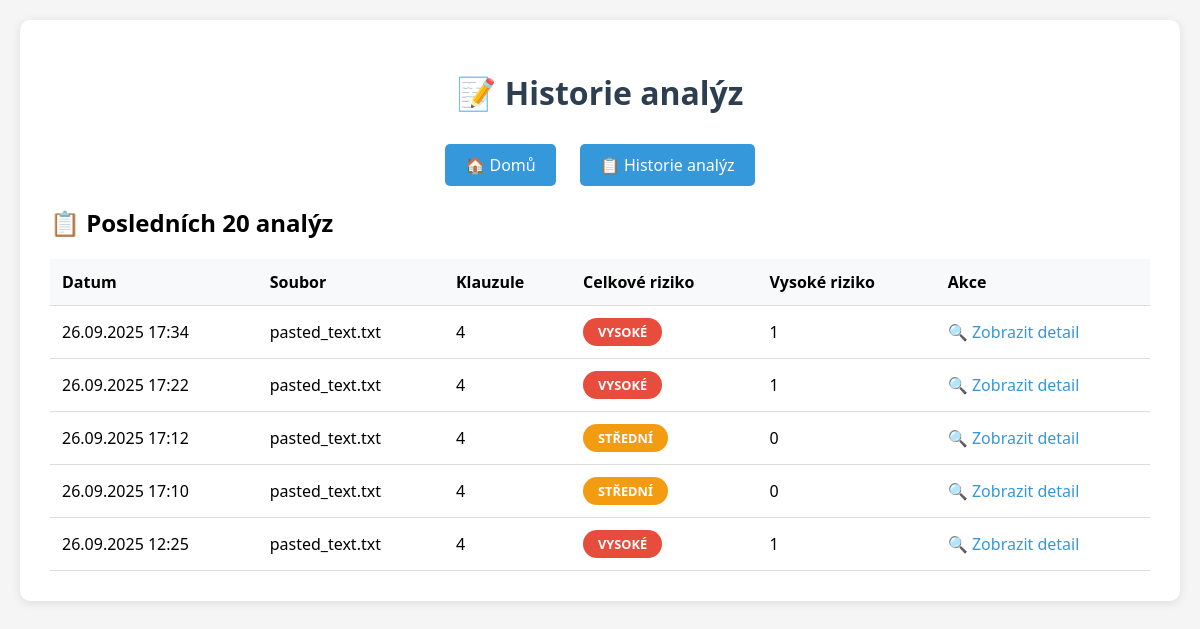
The page /history/ on the database its author committed.
### termscon_django/analyzer/models.py (models this page shows)
class AnalysisSession(models.Model):
    id = models.UUIDField(primary_key=True, default=uuid.uuid4, editable=False)
    created_at = models.DateTimeField(auto_now_add=True)
    original_filename = models.CharField(max_length=255, blank=True, null=True)
    document_text = models.TextField()
    overall_risk_score = models.CharField(max_length=10, choices=RiskLevel.choices)
    total_clauses = models.IntegerField()
    high_risk_count = models.IntegerField()
    medium_risk_count = models.IntegerField()
    low_risk_count = models.IntegerField()
    overview = models.TextField()
    class Meta:
        ordering = ['-created_at']

### termscon_django/analyzer/views.py (the view)
# urls.py: path('history/', views.analysis_history, name='history'),
def analysis_history(request):
    sessions = AnalysisSession.objects.all()[:20]  # Last 20 sessions
    return render(request, 'analyzer/history.html', {'sessions': sessions})

### templates/analyzer/history.html (shortened to what this page needs)
{% extends 'analyzer/base.html' %}
{% block header %}Historie analýz{% endblock %}
{% block content %}
<div>
    <h2>📋 Posledních 20 analýz</h2>
    {% if sessions %}
        <table class="history-table">
            <thead>
                <tr>
                    <th>Datum</th>
                    <th>Soubor</th>
                    <th>Klauzule</th>
                    <th>Celkové riziko</th>
                    <th>Vysoké riziko</th>
                    <th>Akce</th>
                </tr>
            </thead>
            <tbody>
                {% for session in sessions %}
                <tr>
                    <td>{{ session.created_at|date:"d.m.Y H:i" }}</td>
                    <td>{{ session.original_filename }}</td>
                    <td>{{ session.total_clauses }}</td>
                    <td>
                        {% if session.overall_risk_score == 'Low' %}
                            <span class="risk-badge risk-low">Nízké</span>
                        {% elif session.overall_risk_score == 'Medium' %}
                            <span class="risk-badge risk-medium">Střední</span>
                        {% elif session.overall_risk_score == 'High' %}
                            <span class="risk-badge risk-high">Vysoké</span>
                        {% else %}
                            <span class="risk-badge risk-critical">Kritické</span>
                        {% endif %}
                    </td>
                    <td>{{ session.high_risk_count }}</td>
                    <td>
                        <a href="{% url 'termscon_django.analyzer:detail' session.id %}" style="color: #3498db; text-decoration: none;">
                            🔍 Zobrazit detail
                        </a>
                    </td>
                </tr>
                {% endfor %}
            </tbody>
        </table>
    {% else %}
        <p>Zatím nejsou k dispozici žádné analýzy.</p>
        <p><a href="{% url 'termscon_django.analyzer:home' %}">Vytvořit první analýzu</a></p>
    {% endif %}
</div>
{% endblock %}

### templates/analyzer/base.html (shortened to what this page needs)
<!DOCTYPE html>
<html lang="cs">
<head>
</head>
<body>
    <div class="container">
        <h1>📝 {% block header %}Analýza obchodních podmínek{% endblock %}</h1>
        <div class="nav">
            <a href="{% url 'termscon_django.analyzer:home' %}">🏠 Domů</a>
            <a href="{% url 'termscon_django.analyzer:history' %}">📋 Historie analýz</a>
        </div>
        {% block content %}
        {% endblock %}
    </div>
</body>
</html>

### templates/analyzer/base.html (style rules this page uses)
body { font-family: 'Segoe UI', Tahoma, Geneva, Verdana, sans-serif; max-width: 1200px; margin: 0 auto; padding: 20px; background-color: #f5f5f5; }
.container { background: white; padding: 30px; border-radius: 10px; box-shadow: 0 2px 10px rgba(0,0,0,0.1); }
h1 { color: #2c3e50; text-align: center; margin-bottom: 30px; }
.nav { text-align: center; margin-bottom: 20px; }
.nav a { display: inline-block; margin: 0 10px; padding: 10px 20px; background-color: #3498db; color: white; text-decoration: none; border-radius: 5px; transition: background-color 0.3s; }
.risk-badge { display: inline-block; padding: 5px 15px; border-radius: 20px; color: white; font-weight: bold; text-transform: uppercase; font-size: 0.8em; }
.risk-medium { background-color: #f39c12; }
.risk-high { background-color: #e74c3c; }
.history-table { width: 100%; border-collapse: collapse; margin-top: 20px; }
.history-table th, .history-table td { padding: 12px; border-bottom: 1px solid #ddd; text-align: left; }
.history-table th { background-color: #f8f9fa; font-weight: bold; }

### rows shown on the page
AnalysisSession: created_at "26.09.2025 17:34", original_filename "pasted_text.txt", total_clauses "4", overall_risk_score "VYSOKÉ", high_risk_count "1"
AnalysisSession: created_at "26.09.2025 17:22", original_filename "pasted_text.txt", total_clauses "4", overall_risk_score "VYSOKÉ", high_risk_count "1"
AnalysisSession: created_at "26.09.2025 17:12", original_filename "pasted_text.txt", total_clauses "4", overall_risk_score "STŘEDNÍ", high_risk_count "0"
AnalysisSession: created_at "26.09.2025 17:10", original_filename "pasted_text.txt", total_clauses "4", overall_risk_score "STŘEDNÍ", high_risk_count "0"
AnalysisSession: created_at "26.09.2025 12:25", original_filename "pasted_text.txt", total_clauses "4", overall_risk_score "VYSOKÉ", high_risk_count "1"
